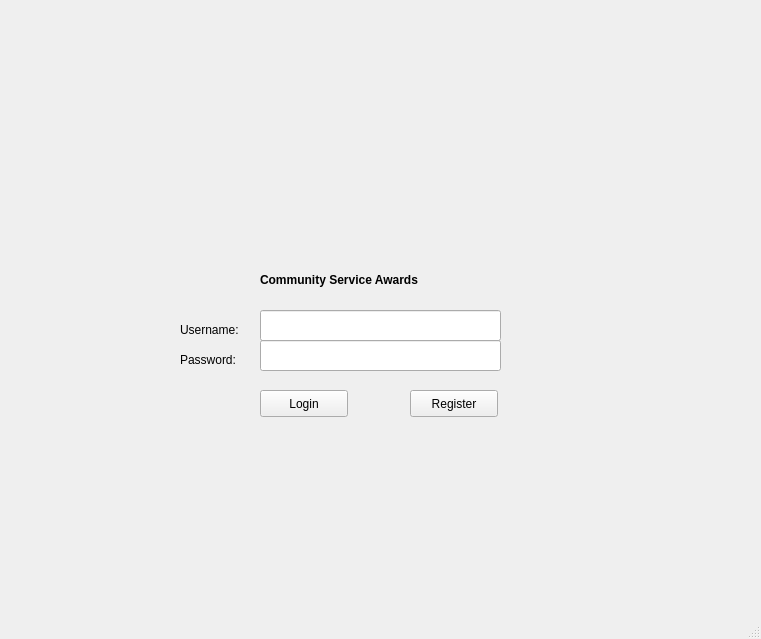
<?xml version="1.0" encoding="UTF-8"?>
<ui version="4.0">
 <class>MainWindow</class>
 <widget class="QMainWindow" name="MainWindow">
  <property name="geometry">
   <rect>
    <x>0</x>
    <y>0</y>
    <width>761</width>
    <height>639</height>
   </rect>
  </property>
  <property name="windowTitle">
   <string>MainWindow</string>
  </property>
  <widget class="QWidget" name="centralwidget">
   <widget class="QLineEdit" name="lineEdit">
    <property name="geometry">
     <rect>
      <x>260</x>
      <y>310</y>
      <width>241</width>
      <height>31</height>
     </rect>
    </property>
   </widget>
   <widget class="QLineEdit" name="lineEdit_2">
    <property name="geometry">
     <rect>
      <x>260</x>
      <y>340</y>
      <width>241</width>
      <height>31</height>
     </rect>
    </property>
   </widget>
   <widget class="QLabel" name="label">
    <property name="geometry">
     <rect>
      <x>180</x>
      <y>320</y>
      <width>81</width>
      <height>19</height>
     </rect>
    </property>
    <property name="text">
     <string>Username:</string>
    </property>
   </widget>
   <widget class="QLabel" name="label_2">
    <property name="geometry">
     <rect>
      <x>180</x>
      <y>350</y>
      <width>71</width>
      <height>20</height>
     </rect>
    </property>
    <property name="text">
     <string>Password:</string>
    </property>
   </widget>
   <widget class="QPushButton" name="pushButton">
    <property name="geometry">
     <rect>
      <x>260</x>
      <y>390</y>
      <width>88</width>
      <height>27</height>
     </rect>
    </property>
    <property name="text">
     <string>Login</string>
    </property>
   </widget>
   <widget class="QPushButton" name="pushButton_2">
    <property name="geometry">
     <rect>
      <x>410</x>
      <y>390</y>
      <width>88</width>
      <height>27</height>
     </rect>
    </property>
    <property name="text">
     <string>Register</string>
    </property>
   </widget>
   <widget class="QLabel" name="label_3">
    <property name="geometry">
     <rect>
      <x>260</x>
      <y>250</y>
      <width>251</width>
      <height>61</height>
     </rect>
    </property>
    <property name="font">
     <font>
      <weight>75</weight>
      <bold>true</bold>
     </font>
    </property>
    <property name="text">
     <string>            Community Service Awards   </string>
    </property>
    <property name="textFormat">
     <enum>Qt::RichText</enum>
    </property>
   </widget>
   <widget class="QLabel" name="label_4">
    <property name="geometry">
     <rect>
      <x>200</x>
      <y>50</y>
      <width>351</width>
      <height>201</height>
     </rect>
    </property>
    <property name="text">
     <string/>
    </property>
    <property name="pixmap">
     <pixmap>download.jpg</pixmap>
    </property>
   </widget>
  </widget>
  <widget class="QMenuBar" name="menubar">
   <property name="geometry">
    <rect>
     <x>0</x>
     <y>0</y>
     <width>761</width>
     <height>26</height>
    </rect>
   </property>
  </widget>
  <widget class="QStatusBar" name="statusbar"/>
 </widget>
 <resources/>
 <connections/>
</ui>
